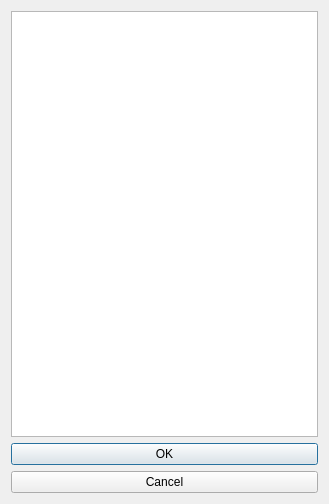
<?xml version="1.0" encoding="UTF-8"?>
<ui version="4.0">
 <class>PBCDeleteDialog</class>
 <widget class="QDialog" name="PBCDeleteDialog">
  <property name="geometry">
   <rect>
    <x>0</x>
    <y>0</y>
    <width>329</width>
    <height>504</height>
   </rect>
  </property>
  <property name="windowTitle">
   <string>Dialog</string>
  </property>
  <layout class="QVBoxLayout" name="verticalLayout">
   <item>
    <widget class="QListWidget" name="nameListWidget"/>
   </item>
   <item>
    <widget class="QPushButton" name="okButton">
     <property name="text">
      <string>OK</string>
     </property>
    </widget>
   </item>
   <item>
    <widget class="QPushButton" name="cancelButton">
     <property name="text">
      <string>Cancel</string>
     </property>
    </widget>
   </item>
  </layout>
 </widget>
 <resources/>
 <connections>
  <connection>
   <sender>okButton</sender>
   <signal>clicked()</signal>
   <receiver>PBCDeleteDialog</receiver>
   <slot>accept()</slot>
   <hints>
    <hint type="sourcelabel">
     <x>96</x>
     <y>279</y>
    </hint>
    <hint type="destinationlabel">
     <x>96</x>
     <y>164</y>
    </hint>
   </hints>
  </connection>
  <connection>
   <sender>cancelButton</sender>
   <signal>clicked()</signal>
   <receiver>PBCDeleteDialog</receiver>
   <slot>reject()</slot>
   <hints>
    <hint type="sourcelabel">
     <x>96</x>
     <y>308</y>
    </hint>
    <hint type="destinationlabel">
     <x>96</x>
     <y>164</y>
    </hint>
   </hints>
  </connection>
 </connections>
 <slots>
  <slot>inButtonPressed()</slot>
  <slot>outButtonPressed()</slot>
  <slot>upButtonPressed()</slot>
  <slot>downButtonPressed()</slot>
 </slots>
</ui>
